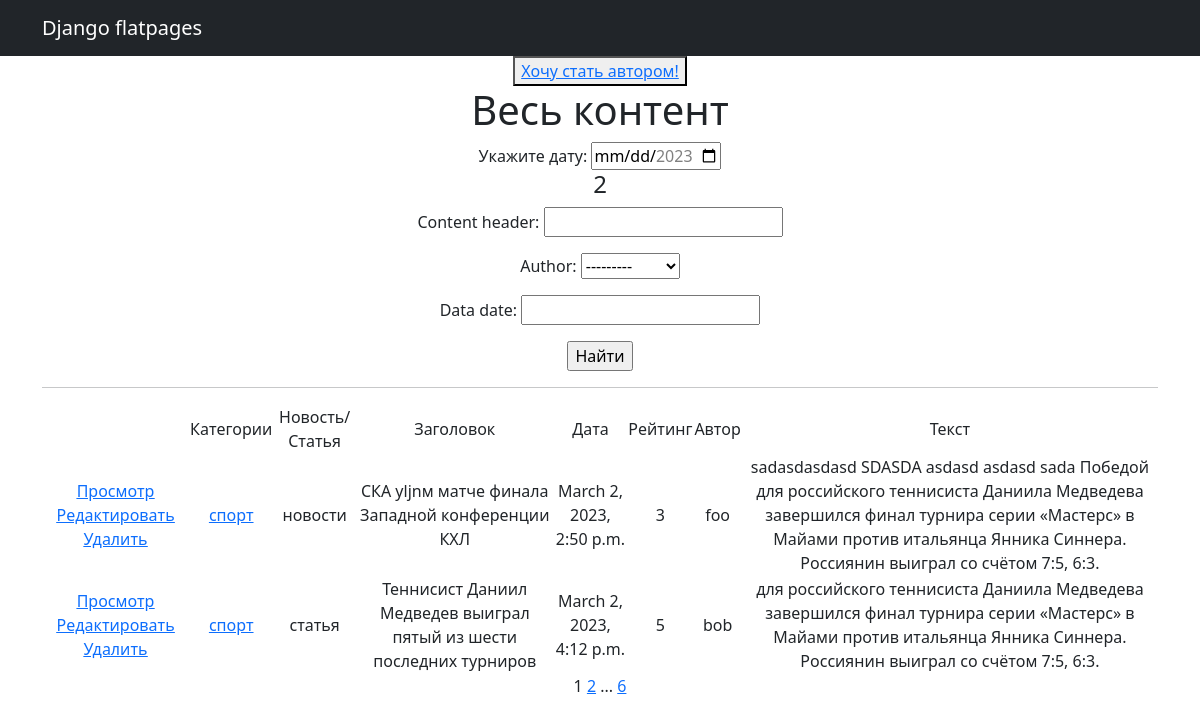
The page /posts/ (signed in) on the database its author committed.
### news/models.py (models this page shows, shortened)
class Post(models.Model):
    author = models.ForeignKey(Author, on_delete=models.CASCADE)
    content_type = models.CharField(max_length=256, choices=ContentType.choices)
    data = models.DateTimeField(auto_now_add=True)
    content_header = models.CharField(max_length=256)
    content_text = models.CharField(max_length=5000)
    content_rating = models.IntegerField(default=0)
    category = models.ManyToManyField(Category, through='PostCategory')

class Category(models.Model):
    name_category = models.CharField(unique=True, max_length=64)
    subscribers = models.ManyToManyField(User, blank=True, null=True, related_name='categories')
    def __str__(self):
        return self.name_category

class Author(models.Model):
    user = models.OneToOneField(User, on_delete=models.CASCADE)
    rating = models.IntegerField(default=0)
    def __str__(self):
        return self.user.username

### news/views.py (the view)
# urls.py: path('', Posts.as_view(), name='posts'),
class Posts(LoginRequiredMixin, ListView):
    model = Post
    template_name = 'posts.html'
    context_object_name = 'posts'
    ordering = ['data']
    paginate_by = 2
    def get_queryset(self):
        queryset = super().get_queryset()
        self.filterset = PostFilter(self.request.GET, queryset)
        return self.filterset.qs
    def get_context_data(self, **kwargs):
        context = super().get_context_data(**kwargs)
        context['filter'] = PostFilter(self.request.GET, queryset=self.get_queryset())
        context['is_not_author'] = not self.request.user.groups.filter(name='author').exists()
        return context

### news/templatetags/custom_tags.py (called while the page is built)
@register.simple_tag(takes_context=True)
def url_replace(context, **kwargs):
    d = context['request'].GET.copy()
    for k, v in kwargs.items():
        d[k] = v
    return d.urlencode()

### templates/posts.html (shortened to what this page needs)
{% extends 'flatpages/default.html' %}
{% load custom_tags %}
{% block content %}
           {% if is_not_author %}
<button> <a href="{% url 'upgrade' %}"> Хочу стать автором!</a> </button>
{% endif %}
<h1>Весь контент</h1>
<form>
  <div>
    <label for="party">Укажите  дату:</label>
    <input type="date" id="party" name="party" min="2023-04-01" max="2023-12-31">
  </div>
</form>
<h4>{{ posts | length }}</h4>
 <form action="" method="GET">
   {{ filter.form.as_p }}
   <input type="submit" value="Найти" />
 </form>
<hr>
    {% if posts %}
       <table>
           <tr>
               <td></td>
               <td>Категории</td>
               <td>Новоcть/Статья</td>
               <td>Заголовок</td>
               <td>Дата</td>
               <td>Рейтинг</td>
               <td>Автор</td>
               <td>Текст</td>
           </tr>
           {% for post in posts %}
           <tr>
               <td>
                   <a href="{% url 'post_details' post.id %}"><u>Просмотр</u></a>
                   <a href="{% url 'post_edit' post.id %}"><u>Редактировать</u></a>
                   <a href="{% url 'post_delete' post.id %}"><u>Удалить</u></a>
               </td>
               <td>
                   {% for category in post.category.all %}
                        <a href="{% url 'category_list' category.id %}">{{ category }}</a>
                    {% endfor %}
               </td>
               <td>{{ post.content_type }}</td>
               <td>{{ post.content_header }}</td>
               <td>{{ post.data }}</td>
               <td>{{ post.content_rating }}</td>
               <td>{{ post.author }}</td>
               <td>{{ post.content_text}}</td>
           </tr>
           {% endfor %}
       </table>
    {% else %}
       <h2>Новостей нет!</h2>
    {% endif %}
    {{ page_obj.number }}
    {% if page_obj.has_next %}
       <a href="?{% url_replace page=page_obj.next_page_number %}">{{ page_obj.next_page_number }}</a>
       {% if paginator.num_pages != page_obj.next_page_number %}
           ...
           <a href="?{% url_replace page=page_obj.paginator.num_pages %}">{{ page_obj.paginator.num_pages }}</a>
       {% endif %}
   {% endif %}
{% endblock content %}

### templates/flatpages/default.html (shortened to what this page needs)
<!DOCTYPE html>
<html lang="en">
    <head>
        {% load static %}
       <link href="{% static 'css/styles.css' %}" rel="stylesheet" />
    </head>
    <body>
      <nav class="navbar navbar-expand-lg navbar-dark bg-dark static-top">
   <div class="container">
       <a class="navbar-brand" href="#">Django flatpages</a>
   </div>
</nav>
<div class="container">
   <div class="row">
       <div class="col-lg-12 text-center">
           {% block content %}{% endblock content %}
       </div>
   </div>
</div>
    </body>
</html>

### rows shown on the page
Post: content_type "новости", content_header "СКА уljnм матче финала Западной конференции КХЛ", data "March 2, 2023, 2:50 p.m.", content_rating "3", author "foo", content_text "sadasdasdasd SDASDA asdasd asdasd sada Победой для российского теннисиста Даниила Медведева завершился финал турнира серии «Мастерс» в Майами против итальянца Янника Синнера. Россиянин выиграл со счётом 7:5, 6:3."
Category: name_category "спорт"
Post: content_type "статья", content_header "Теннисист Даниил Медведев выиграл пятый из шести последних турниров", data "March 2, 2023, 4:12 p.m.", content_rating "5", author "bob", content_text "для российского теннисиста Даниила Медведева завершился финал турнира серии «Мастерс» в Майами против итальянца Янника Синнера. Россиянин выиграл со счётом 7:5, 6:3."

### other values the page prints
{{ posts | length }} "2"
{{ page_obj.number }} "1"
{{ page_obj.next_page_number }} "2"
{{ page_obj.paginator.num_pages }} "6"
